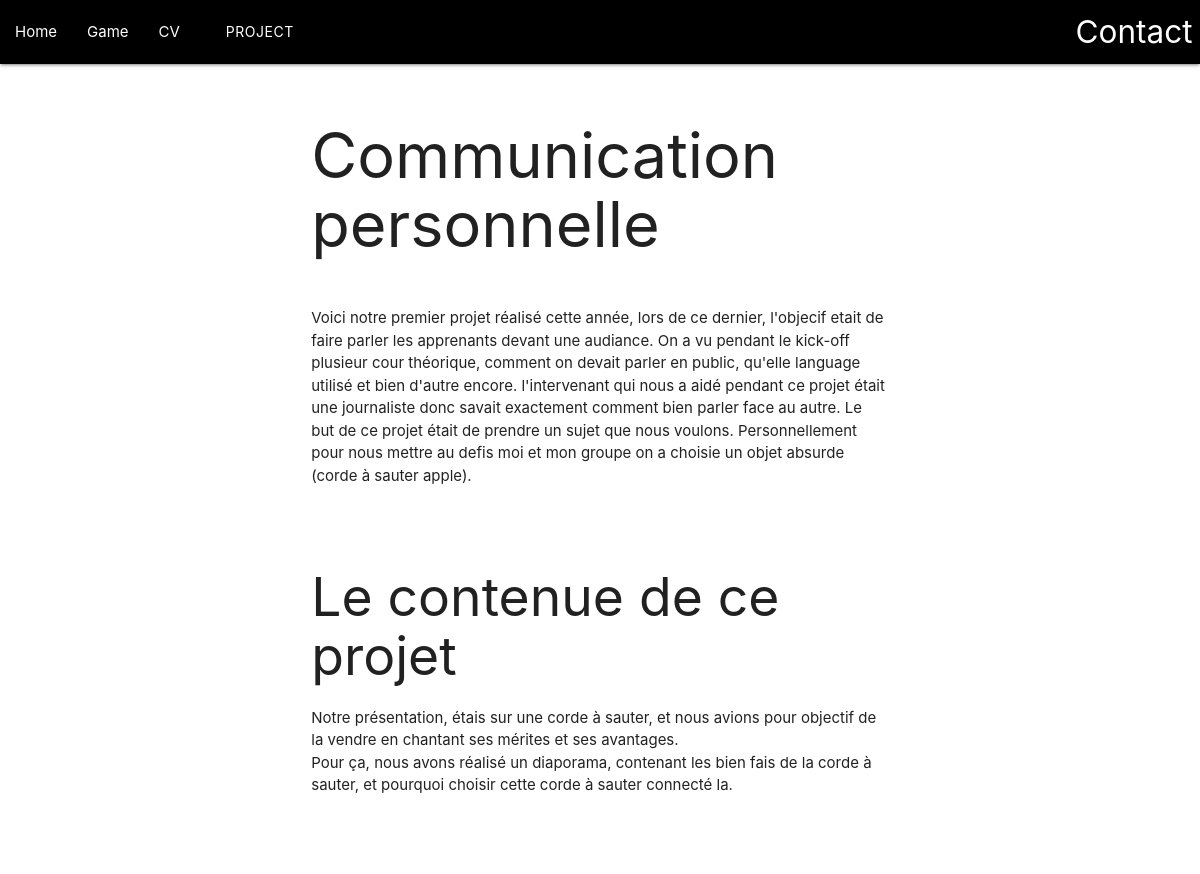
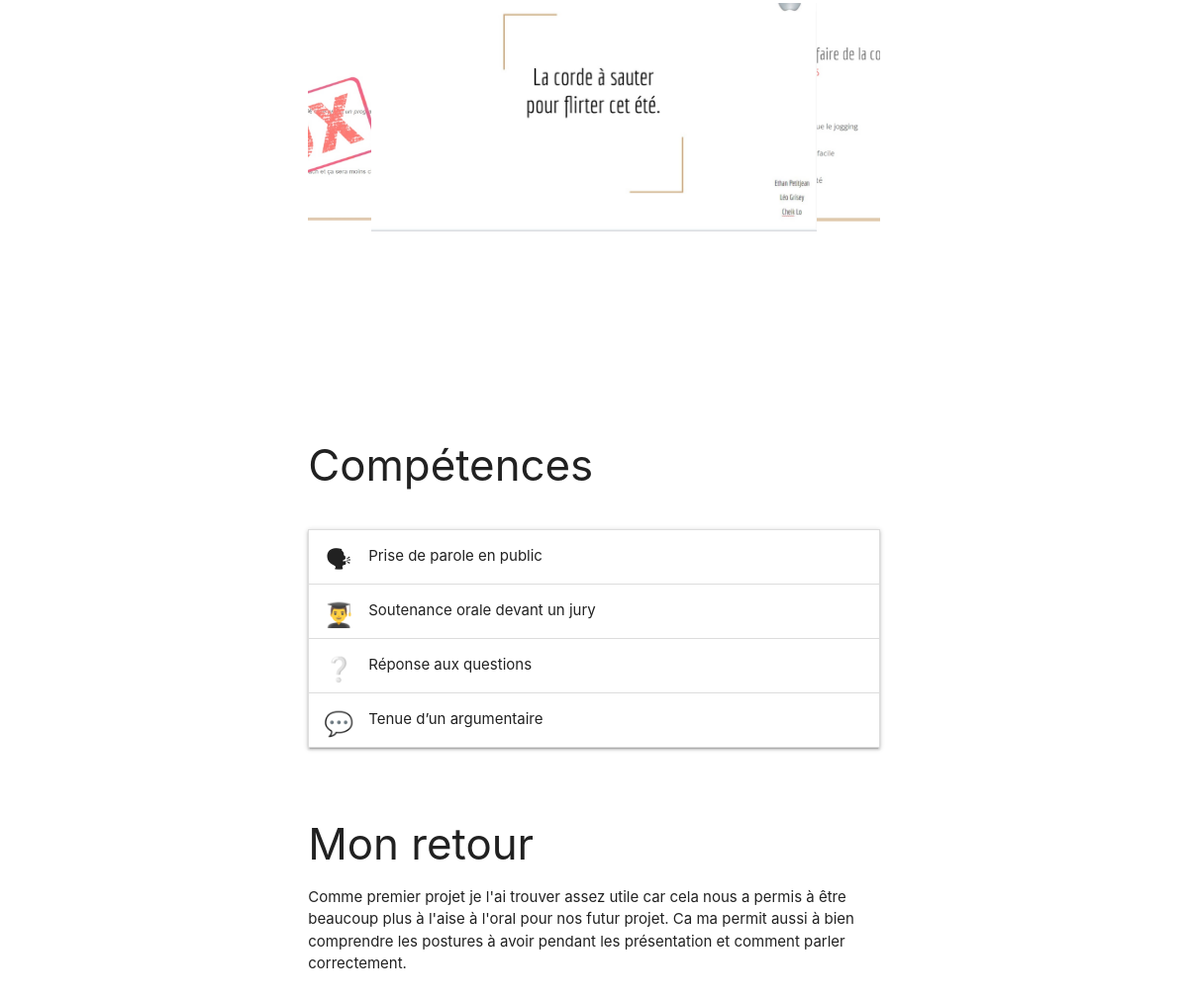
The app's page /projet.php?id=1 with its own data (2 pictures, top to bottom).
### tables this page shows
CREATE TABLE IF NOT EXISTS `projet` (
  `id` int(11) NOT NULL,
  `nomeforhome` varchar(50) NOT NULL,
  `titrepage` varchar(50) NOT NULL,
  `navhome` varchar(50) NOT NULL,
  `navcontact` varchar(50) NOT NULL,
  `navgame` varchar(50) NOT NULL,
  `navcv` varchar(50) NOT NULL,
  `h1titre` varchar(50) NOT NULL,
  `paragh1` text NOT NULL,
  `h2titre` varchar(50) NOT NULL,
  `paragh2` text NOT NULL,
  `carouimg1` varchar(50) NOT NULL,
  `carouimg2` varchar(50) NOT NULL,
  `carouimg3` varchar(50) NOT NULL,
  `carouimg4` varchar(50) NOT NULL,
  `carouimg5` varchar(50) NOT NULL,
  `carouimg6` varchar(50) NOT NULL,
  `h3titre` varchar(50) NOT NULL,
  `competence1t` varchar(50) NOT NULL,
  `competence2t` varchar(50) NOT NULL,
  `competence3t` varchar(50) NOT NULL,
  `competence4t` varchar(50) NOT NULL,
  `competencepara1` text NOT NULL,
  `competencepara2` text NOT NULL,
  `competencepara3` text NOT NULL,
  `competencepara4` text NOT NULL,
  `h4retour` varchar(50) NOT NULL,
  `paragretour` text NOT NULL
);

### projet.php (the view, shortened to what this page needs)
<!DOCTYPE html>
<html lang="fr">
<?php
        require_once "phpcfg/config.php";
        $sql = "SELECT * FROM projet WHERE id=:id";
        $pre = $pdo->prepare($sql);
        $pre->bindParam("id",$_GET["id"]);
        $pre->execute();
        $projet = $pre->fetch(PDO::FETCH_ASSOC);
        ?>
  <head>
    <link type="text/css" rel="stylesheet" href="css/materialize.css"  media="screen"/>
    <link rel="stylesheet" href="css/cssprojet.css">
  </head>
  <body>
    <div class="navbar-fixed">
        <nav>
            <div class="nav-wrapper black ">
              <a href="contact.php" class="brand-logo right">Contact</a>
              <ul id="nav-mobile" class="left hide-on-med-and-down">
                <li><a href="home.php"><?php echo $projet["navhome"]?></a></li>
                    <a id="btndrop"class='black dropdown-trigger btn' href='#' data-target='dropdown1' >Project</a>
                        <li><a href="game.php"><?php echo $projet["navgame"]?></a></li>
                <li><a href="CV.php"><?php echo $projet["navcv"]?></a></li>
              </ul>
            </div>
          </nav>
        </div>
        <div class="row">
            <div class="col l6 offset-l3">
            <div id="presentation" class="section scrollspy">
                <h1><?php echo $projet["h1titre"]?></h1>
                <P>
                <?php echo $projet["paragh1"]?>
                </P>
            </div>
            <div id="contained" class="section scrollspy">
                <h2> <?php echo $projet["h2titre"]?></h2>
                <p><?php echo $projet["paragh2"]?>
                </p>
                <div class="carouselturn margincarou">
                    <div class="carousel">
                    <a class="carousel-item" href="#one!"><img src="<?php echo $projet["carouimg1"]?>" alt="First panel of the diaporama"></a>
                    <a class="carousel-item" href="#two!"><img src="<?php echo $projet["carouimg2"]?>" alt="seconde panel of the diaporama"></a>
                    <a class="carousel-item" href="#five!"><img src="<?php echo $projet["carouimg6"]?>" alt="Sixth panel of the diaporama"></a>
                    </div>
                </div>
            </div>
            <div>
            <h3><?php echo $projet["h3titre"]?></h3>
            <div id="skills" class="section scrollspy">
                <ul class="collapsible">
                <li>
                    <div class="collapsible-header"><i class="material-icons">🗣</i><?php echo $projet["competence1t"]?></div>
                </li>
                <li>
                    <div class="collapsible-header"><i class="material-icons">👨‍🎓</i><?php echo $projet["competence2t"]?></div>
                </li>
                    <li>
                    <div class="collapsible-header"><i class="material-icons">❔</i><?php echo $projet["competence3t"]?></div>
                </li>
                <li>
                    <div class="collapsible-header"><i class="material-icons">💬</i><?php echo $projet["competence4t"]?></div>
                </li>
                </ul>
            </div>
            </div>
            <div id="return" class="section scrollspy">
                <h3><?php echo $projet["h4retour"]?></h3>
                <p>
                <?php echo $projet["paragretour"]?>
                </p>
                </div>
            </div>
        </div>
            </html>
  </body>
</html>

### css/cssprojet.css (style rules this page uses)
.carousel .carousel-item { width: 450px!important; height: 450px!important; }
.margincarou { margin-top: 80px!important; }
#btndrop { background-color: black !important; }

### records on screen
projet: navhome "Home", navgame "Game", navcv "CV", h1titre "Communication personnelle", paragh1 "Voici notre premier projet réalisé cette année, lors de ce dernier, l'objecif etait de faire parler les apprenants devant une audiance. On a vu pendant le kick-off plusieur cour théorique, comment on devait parler en public, qu'elle language utilisé et bien d'autre encore. l'intervenant qui nous a aidé pendant ce projet était une journaliste donc savait exactement comment bien parler face au autre. Le but de ce projet était de prendre un sujet que nous voulons. Personnellement pour nous mettre au defis moi et mon groupe on a choisie un objet absurde (corde à sauter apple).", h2titre "Le contenue de ce projet", paragh2 "Notre présentation, étais sur une corde à sauter, et nous avions pour objectif de la vendre en chantant ses mérites et ses avantages. Pour ça, nous avons réalisé un diaporama, contenant les bien fais de la corde à sauter, et pourquoi choisir cette corde à sauter connecté la.", carouimg1 (picture), h3titre "Compétences", competence1t "Prise de parole en public", competence2t "Soutenance orale devant un jury", competence3t "Réponse aux questions", competence4t "Tenue d’un argumentaire", h4retour "Mon retour", paragretour "Comme premier projet je l'ai trouver assez utile car cela nous a permis à être beaucoup plus à l'aise à l'oral pour nos futur projet. Ca ma permit aussi à bien comprendre les postures à avoir pendant les présentation et comment parler correctement."
